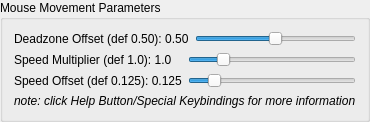
               <widget class="QGroupBox" name="MouseParamsBox">
                <property name="sizePolicy">
                 <sizepolicy hsizetype="Expanding" vsizetype="Preferred">
                  <horstretch>0</horstretch>
                  <verstretch>0</verstretch>
                 </sizepolicy>
                </property>
                <property name="font">
                 <font>
                  <bold>false</bold>
                 </font>
                </property>
                <property name="title">
                 <string>Mouse Movement Parameters</string>
                </property>
                <layout class="QVBoxLayout" name="verticalLayout_18">
                 <item>
                  <layout class="QHBoxLayout" name="horizontalLayout_9">
                   <item>
                    <widget class="QLabel" name="DeadzoneOffsetLabel">
                     <property name="font">
                      <font>
                       <bold>false</bold>
                      </font>
                     </property>
                     <property name="text">
                      <string notr="true">Deadzone Offset (def 0.50): 0.50</string>
                     </property>
                    </widget>
                   </item>
                   <item>
                    <widget class="QSlider" name="DeadzoneOffsetSlider">
                     <property name="sizePolicy">
                      <sizepolicy hsizetype="Preferred" vsizetype="Fixed">
                       <horstretch>0</horstretch>
                       <verstretch>0</verstretch>
                      </sizepolicy>
                     </property>
                     <property name="focusPolicy">
                      <enum>Qt::FocusPolicy::NoFocus</enum>
                     </property>
                     <property name="maximum">
                      <number>100</number>
                     </property>
                     <property name="value">
                      <number>50</number>
                     </property>
                     <property name="orientation">
                      <enum>Qt::Orientation::Horizontal</enum>
                     </property>
                    </widget>
                   </item>
                  </layout>
                 </item>
                 <item>
                  <layout class="QHBoxLayout" name="horizontalLayout_10">
                   <item>
                    <widget class="QLabel" name="SpeedMultiplierLabel">
                     <property name="font">
                      <font>
                       <bold>false</bold>
                      </font>
                     </property>
                     <property name="text">
                      <string notr="true">Speed Multiplier (def 1.0): 1.0</string>
                     </property>
                    </widget>
                   </item>
                   <item>
                    <widget class="QSlider" name="SpeedMultiplierSlider">
                     <property name="sizePolicy">
                      <sizepolicy hsizetype="Preferred" vsizetype="Fixed">
                       <horstretch>0</horstretch>
                       <verstretch>0</verstretch>
                      </sizepolicy>
                     </property>
                     <property name="focusPolicy">
                      <enum>Qt::FocusPolicy::NoFocus</enum>
                     </property>
                     <property name="minimum">
                      <number>1</number>
                     </property>
                     <property name="maximum">
                      <number>50</number>
                     </property>
                     <property name="pageStep">
                      <number>5</number>
                     </property>
                     <property name="value">
                      <number>10</number>
                     </property>
                     <property name="orientation">
                      <enum>Qt::Orientation::Horizontal</enum>
                     </property>
                    </widget>
                   </item>
                  </layout>
                 </item>
                 <item>
                  <layout class="QHBoxLayout" name="horizontalLayout_11">
                   <item>
                    <widget class="QLabel" name="SpeedOffsetLabel">
                     <property name="font">
                      <font>
                       <bold>false</bold>
                      </font>
                     </property>
                     <property name="text">
                      <string notr="true">Speed Offset (def 0.125): 0.125</string>
                     </property>
                    </widget>
                   </item>
                   <item>
                    <widget class="QSlider" name="SpeedOffsetSlider">
                     <property name="sizePolicy">
                      <sizepolicy hsizetype="Preferred" vsizetype="Fixed">
                       <horstretch>0</horstretch>
                       <verstretch>0</verstretch>
                      </sizepolicy>
                     </property>
                     <property name="focusPolicy">
                      <enum>Qt::FocusPolicy::NoFocus</enum>
                     </property>
                     <property name="maximum">
                      <number>1000</number>
                     </property>
                     <property name="pageStep">
                      <number>100</number>
                     </property>
                     <property name="value">
                      <number>125</number>
                     </property>
                     <property name="orientation">
                      <enum>Qt::Orientation::Horizontal</enum>
                     </property>
                    </widget>
                   </item>
                  </layout>
                 </item>
                 <item>
                  <widget class="QLabel" name="MoreInfoLabel">
                   <property name="sizePolicy">
                    <sizepolicy hsizetype="Expanding" vsizetype="Minimum">
                     <horstretch>0</horstretch>
                     <verstretch>0</verstretch>
                    </sizepolicy>
                   </property>
                   <property name="font">
                    <font>
                     <italic>true</italic>
                     <bold>false</bold>
                    </font>
                   </property>
                   <property name="text">
                    <string>note: click Help Button/Special Keybindings for more information</string>
                   </property>
                  </widget>
                 </item>
                </layout>
               </widget>
